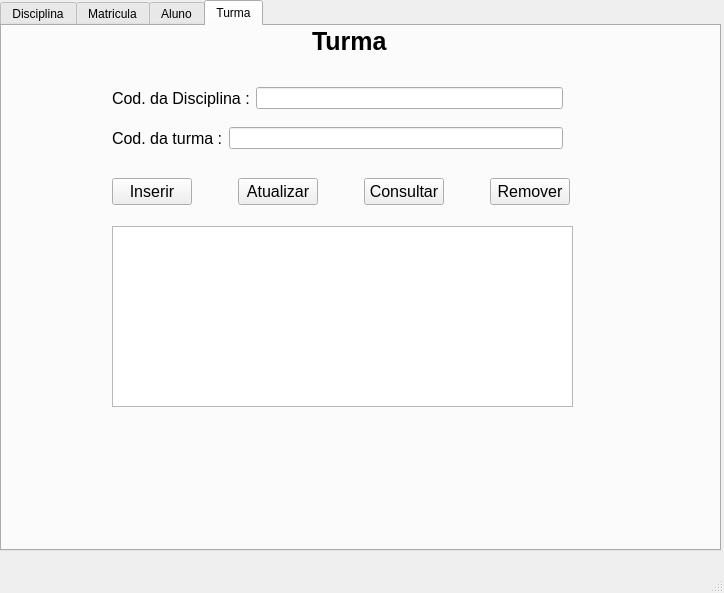
<?xml version="1.0" encoding="UTF-8"?>
<ui version="4.0">
 <class>MainWindow</class>
 <widget class="QMainWindow" name="MainWindow">
  <property name="geometry">
   <rect>
    <x>0</x>
    <y>0</y>
    <width>724</width>
    <height>593</height>
   </rect>
  </property>
  <property name="windowTitle">
   <string>Relatorio Escola</string>
  </property>
  <widget class="QWidget" name="centralwidget">
   <widget class="QTabWidget" name="tabWidget">
    <property name="geometry">
     <rect>
      <x>0</x>
      <y>0</y>
      <width>721</width>
      <height>551</height>
     </rect>
    </property>
    <property name="currentIndex">
     <number>3</number>
    </property>
    <widget class="QWidget" name="tab">
     <attribute name="title">
      <string>Disciplina</string>
     </attribute>
     <widget class="QTextEdit" name="textEditDis">
      <property name="geometry">
       <rect>
        <x>50</x>
        <y>220</y>
        <width>571</width>
        <height>271</height>
       </rect>
      </property>
     </widget>
     <widget class="QLabel" name="label_5">
      <property name="geometry">
       <rect>
        <x>250</x>
        <y>10</y>
        <width>261</width>
        <height>51</height>
       </rect>
      </property>
      <property name="font">
       <font>
        <pointsize>19</pointsize>
        <bold>true</bold>
       </font>
      </property>
      <property name="text">
       <string>Disciplina</string>
      </property>
     </widget>
     <widget class="QWidget" name="layoutWidget">
      <property name="geometry">
       <rect>
        <x>110</x>
        <y>90</y>
        <width>441</width>
        <height>26</height>
       </rect>
      </property>
      <layout class="QHBoxLayout" name="horizontalLayout">
       <item>
        <widget class="QLabel" name="label">
         <property name="font">
          <font>
           <pointsize>12</pointsize>
          </font>
         </property>
         <property name="text">
          <string>Codigo</string>
         </property>
        </widget>
       </item>
       <item>
        <widget class="QLineEdit" name="lineEditCodigoDis"/>
       </item>
      </layout>
     </widget>
     <widget class="QWidget" name="layoutWidget">
      <property name="geometry">
       <rect>
        <x>110</x>
        <y>140</y>
        <width>441</width>
        <height>26</height>
       </rect>
      </property>
      <layout class="QHBoxLayout" name="horizontalLayout_5">
       <item>
        <widget class="QLabel" name="label_4">
         <property name="font">
          <font>
           <pointsize>12</pointsize>
          </font>
         </property>
         <property name="text">
          <string>Nome </string>
         </property>
        </widget>
       </item>
       <item>
        <widget class="QLineEdit" name="lineEditNomeDis"/>
       </item>
      </layout>
     </widget>
     <widget class="QWidget" name="layoutWidget">
      <property name="geometry">
       <rect>
        <x>90</x>
        <y>180</y>
        <width>501</width>
        <height>26</height>
       </rect>
      </property>
      <layout class="QHBoxLayout" name="horizontalLayout_6">
       <item>
        <widget class="QPushButton" name="pushButtonIncluirDis">
         <property name="text">
          <string>Incluir</string>
         </property>
        </widget>
       </item>
       <item>
        <spacer name="horizontalSpacer_4">
         <property name="orientation">
          <enum>Qt::Horizontal</enum>
         </property>
         <property name="sizeHint" stdset="0">
          <size>
           <width>40</width>
           <height>20</height>
          </size>
         </property>
        </spacer>
       </item>
       <item>
        <widget class="QPushButton" name="pushButtonConsultarDis">
         <property name="text">
          <string>Consultar</string>
         </property>
        </widget>
       </item>
       <item>
        <spacer name="horizontalSpacer_5">
         <property name="orientation">
          <enum>Qt::Horizontal</enum>
         </property>
         <property name="sizeHint" stdset="0">
          <size>
           <width>40</width>
           <height>20</height>
          </size>
         </property>
        </spacer>
       </item>
       <item>
        <widget class="QPushButton" name="pushButtonRemoverDis">
         <property name="text">
          <string>Remover</string>
         </property>
        </widget>
       </item>
       <item>
        <spacer name="horizontalSpacer_6">
         <property name="orientation">
          <enum>Qt::Horizontal</enum>
         </property>
         <property name="sizeHint" stdset="0">
          <size>
           <width>40</width>
           <height>20</height>
          </size>
         </property>
        </spacer>
       </item>
       <item>
        <widget class="QPushButton" name="pushButtonListarDis">
         <property name="text">
          <string>Listar</string>
         </property>
        </widget>
       </item>
      </layout>
     </widget>
    </widget>
    <widget class="QWidget" name="tab_3">
     <attribute name="title">
      <string>Matricula</string>
     </attribute>
     <widget class="QLabel" name="label_26">
      <property name="geometry">
       <rect>
        <x>250</x>
        <y>10</y>
        <width>131</width>
        <height>51</height>
       </rect>
      </property>
      <property name="font">
       <font>
        <pointsize>19</pointsize>
        <bold>true</bold>
       </font>
      </property>
      <property name="text">
       <string>Matricula</string>
      </property>
     </widget>
     <widget class="QWidget" name="layoutWidget">
      <property name="geometry">
       <rect>
        <x>80</x>
        <y>110</y>
        <width>311</width>
        <height>24</height>
       </rect>
      </property>
      <layout class="QHBoxLayout" name="horizontalLayout_8">
       <item>
        <widget class="QLabel" name="label_7">
         <property name="font">
          <font>
           <pointsize>12</pointsize>
          </font>
         </property>
         <property name="text">
          <string>Semestre</string>
         </property>
        </widget>
       </item>
       <item>
        <widget class="QLineEdit" name="lineEditSemestre"/>
       </item>
      </layout>
     </widget>
     <widget class="QWidget" name="layoutWidget">
      <property name="geometry">
       <rect>
        <x>80</x>
        <y>70</y>
        <width>151</width>
        <height>24</height>
       </rect>
      </property>
      <layout class="QHBoxLayout" name="horizontalLayout_7">
       <item>
        <widget class="QLabel" name="label_6">
         <property name="font">
          <font>
           <pointsize>12</pointsize>
          </font>
         </property>
         <property name="text">
          <string>Ano:</string>
         </property>
        </widget>
       </item>
       <item>
        <widget class="QLineEdit" name="lineEditAnoMat"/>
       </item>
      </layout>
     </widget>
     <widget class="QTextEdit" name="textEditMat">
      <property name="geometry">
       <rect>
        <x>80</x>
        <y>200</y>
        <width>571</width>
        <height>271</height>
       </rect>
      </property>
     </widget>
     <widget class="QPushButton" name="pushButtonRemoverMat">
      <property name="geometry">
       <rect>
        <x>369</x>
        <y>160</y>
        <width>80</width>
        <height>23</height>
       </rect>
      </property>
      <property name="text">
       <string>Atualizar</string>
      </property>
     </widget>
     <widget class="QPushButton" name="pushButtonIncluirMat">
      <property name="geometry">
       <rect>
        <x>90</x>
        <y>160</y>
        <width>80</width>
        <height>23</height>
       </rect>
      </property>
      <property name="text">
       <string>Incluir</string>
      </property>
     </widget>
     <widget class="QPushButton" name="pushButtonListarMat">
      <property name="geometry">
       <rect>
        <x>509</x>
        <y>160</y>
        <width>80</width>
        <height>23</height>
       </rect>
      </property>
      <property name="text">
       <string>Remover</string>
      </property>
     </widget>
     <widget class="QPushButton" name="pushButtonConsultarMat">
      <property name="geometry">
       <rect>
        <x>230</x>
        <y>160</y>
        <width>80</width>
        <height>23</height>
       </rect>
      </property>
      <property name="text">
       <string>Consultar</string>
      </property>
     </widget>
     <widget class="QWidget" name="layoutWidget">
      <property name="geometry">
       <rect>
        <x>410</x>
        <y>71</y>
        <width>131</width>
        <height>62</height>
       </rect>
      </property>
      <layout class="QVBoxLayout" name="verticalLayout">
       <item>
        <layout class="QHBoxLayout" name="horizontalLayout_17">
         <item>
          <widget class="QLabel" name="label_15">
           <property name="font">
            <font>
             <pointsize>12</pointsize>
            </font>
           </property>
           <property name="text">
            <string>Nota 1:</string>
           </property>
          </widget>
         </item>
         <item>
          <widget class="QLineEdit" name="lineEditNota1"/>
         </item>
        </layout>
       </item>
       <item>
        <spacer name="verticalSpacer">
         <property name="orientation">
          <enum>Qt::Vertical</enum>
         </property>
         <property name="sizeHint" stdset="0">
          <size>
           <width>20</width>
           <height>40</height>
          </size>
         </property>
        </spacer>
       </item>
       <item>
        <layout class="QHBoxLayout" name="horizontalLayout_18">
         <item>
          <widget class="QLabel" name="label_16">
           <property name="font">
            <font>
             <pointsize>12</pointsize>
            </font>
           </property>
           <property name="text">
            <string>Nota 2:</string>
           </property>
          </widget>
         </item>
         <item>
          <widget class="QLineEdit" name="lineEditNota1_2">
           <property name="text">
            <string/>
           </property>
          </widget>
         </item>
        </layout>
       </item>
      </layout>
     </widget>
    </widget>
    <widget class="QWidget" name="tab_2">
     <attribute name="title">
      <string>Aluno</string>
     </attribute>
     <widget class="QTableWidget" name="tableWidget">
      <property name="geometry">
       <rect>
        <x>140</x>
        <y>250</y>
        <width>451</width>
        <height>201</height>
       </rect>
      </property>
     </widget>
     <widget class="QWidget" name="layoutWidget">
      <property name="geometry">
       <rect>
        <x>140</x>
        <y>100</y>
        <width>351</width>
        <height>26</height>
       </rect>
      </property>
      <layout class="QHBoxLayout" name="horizontalLayout_3">
       <item>
        <widget class="QLabel" name="label_2">
         <property name="font">
          <font>
           <pointsize>12</pointsize>
          </font>
         </property>
         <property name="text">
          <string>Matricula:</string>
         </property>
        </widget>
       </item>
       <item>
        <widget class="QLineEdit" name="lineEditMat"/>
       </item>
      </layout>
     </widget>
     <widget class="QWidget" name="layoutWidget">
      <property name="geometry">
       <rect>
        <x>140</x>
        <y>200</y>
        <width>451</width>
        <height>32</height>
       </rect>
      </property>
      <layout class="QHBoxLayout" name="horizontalLayout_2">
       <item>
        <widget class="QPushButton" name="pushButtonInserir">
         <property name="font">
          <font>
           <pointsize>12</pointsize>
          </font>
         </property>
         <property name="text">
          <string>Inserir</string>
         </property>
        </widget>
       </item>
       <item>
        <spacer name="horizontalSpacer_2">
         <property name="orientation">
          <enum>Qt::Horizontal</enum>
         </property>
         <property name="sizeHint" stdset="0">
          <size>
           <width>40</width>
           <height>20</height>
          </size>
         </property>
        </spacer>
       </item>
       <item>
        <widget class="QPushButton" name="pushButtonConsultar">
         <property name="font">
          <font>
           <pointsize>12</pointsize>
          </font>
         </property>
         <property name="text">
          <string>Consultar</string>
         </property>
        </widget>
       </item>
       <item>
        <spacer name="horizontalSpacer_3">
         <property name="orientation">
          <enum>Qt::Horizontal</enum>
         </property>
         <property name="sizeHint" stdset="0">
          <size>
           <width>40</width>
           <height>20</height>
          </size>
         </property>
        </spacer>
       </item>
       <item>
        <widget class="QPushButton" name="pushButtonAtualizar">
         <property name="font">
          <font>
           <pointsize>12</pointsize>
          </font>
         </property>
         <property name="text">
          <string>Atualizar</string>
         </property>
        </widget>
       </item>
       <item>
        <spacer name="horizontalSpacer">
         <property name="orientation">
          <enum>Qt::Horizontal</enum>
         </property>
         <property name="sizeHint" stdset="0">
          <size>
           <width>40</width>
           <height>20</height>
          </size>
         </property>
        </spacer>
       </item>
       <item>
        <widget class="QPushButton" name="pushButtonRemover">
         <property name="font">
          <font>
           <pointsize>12</pointsize>
          </font>
         </property>
         <property name="text">
          <string>Remover</string>
         </property>
        </widget>
       </item>
      </layout>
     </widget>
     <widget class="QWidget" name="layoutWidget">
      <property name="geometry">
       <rect>
        <x>140</x>
        <y>140</y>
        <width>451</width>
        <height>26</height>
       </rect>
      </property>
      <layout class="QHBoxLayout" name="horizontalLayout_4">
       <item>
        <widget class="QLabel" name="label_3">
         <property name="font">
          <font>
           <pointsize>12</pointsize>
          </font>
         </property>
         <property name="text">
          <string>Nome :</string>
         </property>
        </widget>
       </item>
       <item>
        <widget class="QLineEdit" name="lineEditNome"/>
       </item>
      </layout>
     </widget>
     <widget class="QLabel" name="label_27">
      <property name="geometry">
       <rect>
        <x>290</x>
        <y>10</y>
        <width>71</width>
        <height>51</height>
       </rect>
      </property>
      <property name="font">
       <font>
        <pointsize>19</pointsize>
        <bold>true</bold>
       </font>
      </property>
      <property name="text">
       <string>Aluno</string>
      </property>
     </widget>
    </widget>
    <widget class="QWidget" name="tab_4">
     <attribute name="title">
      <string>Turma</string>
     </attribute>
     <widget class="QLabel" name="label_28">
      <property name="geometry">
       <rect>
        <x>310</x>
        <y>-10</y>
        <width>81</width>
        <height>51</height>
       </rect>
      </property>
      <property name="font">
       <font>
        <pointsize>19</pointsize>
        <bold>true</bold>
       </font>
      </property>
      <property name="text">
       <string>Turma</string>
      </property>
     </widget>
     <widget class="QTextEdit" name="textEdit">
      <property name="geometry">
       <rect>
        <x>110</x>
        <y>200</y>
        <width>461</width>
        <height>181</height>
       </rect>
      </property>
     </widget>
     <widget class="QWidget" name="">
      <property name="geometry">
       <rect>
        <x>110</x>
        <y>60</y>
        <width>451</width>
        <height>24</height>
       </rect>
      </property>
      <layout class="QHBoxLayout" name="horizontalLayout_9">
       <item>
        <widget class="QLabel" name="label_8">
         <property name="font">
          <font>
           <pointsize>12</pointsize>
          </font>
         </property>
         <property name="text">
          <string>Cod. da Disciplina :</string>
         </property>
        </widget>
       </item>
       <item>
        <widget class="QLineEdit" name="lineEditMat_2"/>
       </item>
      </layout>
     </widget>
     <widget class="QWidget" name="">
      <property name="geometry">
       <rect>
        <x>110</x>
        <y>100</y>
        <width>451</width>
        <height>24</height>
       </rect>
      </property>
      <layout class="QHBoxLayout" name="horizontalLayout_10">
       <item>
        <widget class="QLabel" name="label_9">
         <property name="font">
          <font>
           <pointsize>12</pointsize>
          </font>
         </property>
         <property name="text">
          <string>Cod. da turma :</string>
         </property>
        </widget>
       </item>
       <item>
        <widget class="QLineEdit" name="lineEditNome_2"/>
       </item>
      </layout>
     </widget>
     <widget class="QWidget" name="">
      <property name="geometry">
       <rect>
        <x>110</x>
        <y>150</y>
        <width>458</width>
        <height>32</height>
       </rect>
      </property>
      <layout class="QHBoxLayout" name="horizontalLayout_11">
       <item>
        <widget class="QPushButton" name="pushButtonInserir_2">
         <property name="font">
          <font>
           <pointsize>12</pointsize>
          </font>
         </property>
         <property name="text">
          <string>Inserir</string>
         </property>
        </widget>
       </item>
       <item>
        <spacer name="horizontalSpacer_8">
         <property name="orientation">
          <enum>Qt::Horizontal</enum>
         </property>
         <property name="sizeHint" stdset="0">
          <size>
           <width>40</width>
           <height>20</height>
          </size>
         </property>
        </spacer>
       </item>
       <item>
        <widget class="QPushButton" name="pushButtonAtualizar_2">
         <property name="font">
          <font>
           <pointsize>12</pointsize>
          </font>
         </property>
         <property name="text">
          <string>Atualizar</string>
         </property>
        </widget>
       </item>
       <item>
        <spacer name="horizontalSpacer_7">
         <property name="orientation">
          <enum>Qt::Horizontal</enum>
         </property>
         <property name="sizeHint" stdset="0">
          <size>
           <width>40</width>
           <height>20</height>
          </size>
         </property>
        </spacer>
       </item>
       <item>
        <widget class="QPushButton" name="pushButtonConsultar_2">
         <property name="font">
          <font>
           <pointsize>12</pointsize>
          </font>
         </property>
         <property name="text">
          <string>Consultar</string>
         </property>
        </widget>
       </item>
       <item>
        <spacer name="horizontalSpacer_9">
         <property name="orientation">
          <enum>Qt::Horizontal</enum>
         </property>
         <property name="sizeHint" stdset="0">
          <size>
           <width>40</width>
           <height>20</height>
          </size>
         </property>
        </spacer>
       </item>
       <item>
        <widget class="QPushButton" name="pushButtonRemover_2">
         <property name="font">
          <font>
           <pointsize>12</pointsize>
          </font>
         </property>
         <property name="text">
          <string>Remover</string>
         </property>
        </widget>
       </item>
      </layout>
     </widget>
    </widget>
   </widget>
  </widget>
  <widget class="QMenuBar" name="menubar">
   <property name="geometry">
    <rect>
     <x>0</x>
     <y>0</y>
     <width>724</width>
     <height>22</height>
    </rect>
   </property>
  </widget>
  <widget class="QStatusBar" name="statusbar"/>
 </widget>
 <resources/>
 <connections/>
</ui>
